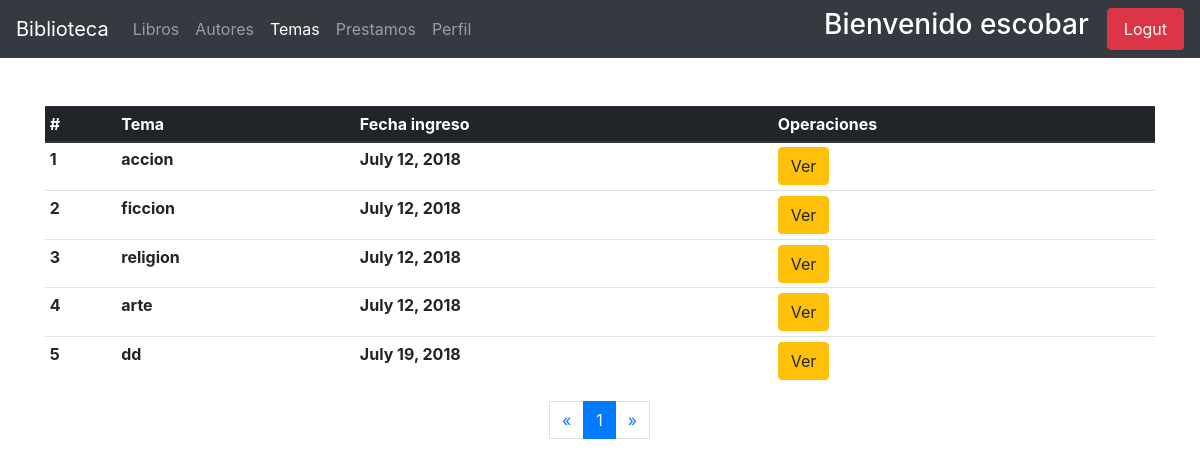
/temas/temas-user/ (signed in), run on the app's committed database.
### usuarios/models.py (models this page shows, shortened)
class User(AbstractUser):
    email = models.EmailField(unique=True)
    adress = models.CharField(max_length=100 , null=True, blank=True)
    celphone = models.PositiveIntegerField(blank=True, null=True)
    gender = models.BooleanField(default=True, choices = [
        (True, 'Male'),
        (False, 'Female'),
    ])
    birth_date = models.DateField(blank=True, null=True)
    cui = models.PositiveIntegerField(blank=True, null=True)
    departamento = models.ForeignKey(Departamento, on_delete=models.PROTECT,blank=True,  null=True)
    municipio = models.ForeignKey(Municipio, on_delete=models.CASCADE, blank=True, null=True)
    zona = models.PositiveIntegerField(_('zona del municipio'), blank=True, null=True)
    escolaridad = models.PositiveIntegerField(_('escolaridad'), default=0, choices=[
        ( 1, 'None' ),
        ( 2, 'Primaria'),
        ( 3,'Basicos'),
        ( 4, 'Diversificado'),
        ( 5, 'Universidad'),
        ( 6, 'Maestria'),
    ])
    establecimiento = models.CharField(_('establecimiento'), max_length=150, blank=True, null=True)
    estado = models.PositiveSmallIntegerField(_('estado'), default=1)
    imagen = models.ImageField(_('perfil'), upload_to='usuarios/avatares/', default='default_avatar.jpg', blank=True, null=True)
    USERNAME_FIELD = 'email'
    REQUIRED_FIELDS = ['username','first_name', 'last_name']

### apps/temas/models.py (models this page shows, shortened)
class Temas(models.Model):
    tema = models.CharField(_('tema'), max_length=200)
    fecha_ingreso = models.DateField(_('fecha_ingreso'), default=now())
    class Meta:
        verbose_name_plural = 'Temas'

### apps/temas/views.py (the view)
# urls.py: path('temas-user/', views.ThemeUserView.as_view(), name='temas-user'),
class ThemeUserView(UserMixin, ListView):
    model = Temas
    context_object_name = 'Temas'
    template_name_suffix = '_list_user'
    paginate_by = 5

### usuarios/mixins.py (called while the page is built)
def _user_mixin(group_name):
    class Mixin(LoginRequiredMixin, UserPassesTestMixin):
        login_url = reverse_lazy('usuarios:index')
        def test_func(self):
            user = self.request.user
            if user.is_superuser:
                return True
            group = Group.objects.get(name=group_name)
            return group in user.groups.all()
    return Mixin

### apps/temas/templates/temas/temas_list_user.html (shortened to what this page needs)
{% extends "base.html" %}
{% block navbar_items %}
    <li class="nav-item ">
        <a class="nav-link" href="{% url 'book:user_index' %}">Libros <span class="sr-only">(current)</span></a>
    </li>
    <li class="nav-item ">
        <a class="nav-link" href="{% url 'autor:autores-user' %}">Autores </a>
    </li>
    <li class="nav-item active">
        <a class="nav-link" href="{% url 'temas:temas-user' %}">Temas </a>
    </li>
    <li class="nav-item">
        <a class="nav-link" href="{% url 'prestamos:prestamos-list' %}">Prestamos</a>
    </li>
    <li class="nav-item">
        <a class="nav-link" href="{% url 'usuarios:user-edit' request.user.id %}">Perfil </a>
    </li>
{% endblock %}
{% block content %}
    <div class="container mt-4">
        <div class="table-responsive">
        <table class="table table-hover mt-4 table-sm" id="table-controller">
            <thead class="thead-dark">
                <tr>
                    <th scope="col"> # </th>
                    <th scope="col"> Tema </th>
                    <th scope="col"> Fecha ingreso </th>
                    <th scope="col"> Operaciones </th>
                    </tr>
            </thead>
            <tbody>
                {% for tema in Temas %}
                    <tr>
                        <th scope="row">{{ forloop.counter }}</th>
                        <th> {{ tema.tema }}</th>
                        <th> {{ tema.fecha_ingreso }} </th>
                        <th> <a href="{% url 'temas:libro-tema' tema.id %}" class="btn btn-warning" >Ver  </a></th>
                    </tr>
                    {% empty %}
                    <div class="container mt-2">
                        <li> No existen temas registrados </li>
                    </div>
                {% endfor %}
            </tbody>
        </table>
    </div>
        <nav aria-label="Page navigation example">
                <ul class="pagination justify-content-center">
                    {% if page_obj.has_previous %}
                        <li class="page-item"> <a href="?page={{ page_obj.previous_page_number }}" class="page-link" aria-label="Previous">&laquo;</a></li>
                    {% else %}
                    <li class="disabled"><span class="page-link">&laquo; </span> </li>
                    {% endif %}
                    {% for i in paginator.page_range %}
                        {% if page_obj.number == i %}
                            <li class="active page-item"><span class="page-link"> {{ i }} <span class="sr-only">current</span></span></li>
                        {% else %}
                            <li class="page-item"><a href="?page={{ i }}" class="page-link"> {{ i }} </a></li>
                        {% endif %}
                    {% endfor %}
                    {% if page_obj.has_next %}
                        <li class="page-item"><a href="?page={{ page_obj.next_page_number }}" class="page-link">&raquo;</a></li>
                    {% else %}
                        <li class="disabled" class="page-item"> <span class="page-link">&raquo;</span> </li>
                    {% endif %}
                </ul>
            </nav>
    </div>
{% endblock %}

### usuarios/templates/base.html (shortened to what this page needs)
{% load static %}
<!DOCTYPE html>
<html lang="en">
<head>
    <link rel="stylesheet" type="text/css" href="https://cdn.datatables.net/v/bs4/dt-1.10.18/datatables.min.css"/>
    <link rel="stylesheet" href="https://use.fontawesome.com/releases/v5.1.0/css/all.css">
    <link rel="stylesheet" href="//code.jquery.com/ui/1.12.1/themes/base/jquery-ui.css">
    <link rel="stylesheet" href="https://stackpath.bootstrapcdn.com/bootstrap/4.1.1/css/bootstrap.min.css">
</head>
<body>
    <nav class="navbar navbar-expand-lg navbar-dark bg-dark">
        <a class="navbar-brand" href="{% url 'usuarios:index' %}">Biblioteca</a>
        <div class="collapse navbar-collapse" id="navbarSupportedContent">
            <ul class="navbar-nav mr-auto">
                {% block navbar_items %}
                {% endblock navbar_items %}
            </ul>
            <form class="form-inline my-2 my-lg-0">
                <h3 style="color: #ffffff"> Bienvenido {{ user.first_name }} </h3>
                <a class='nav-link btn btn-danger text-white' href="{% url 'usuarios:sign_out' %}">Logut</a>
            </form>
        </div>
    </nav>
    {% block content %}
    {% endblock %}
</body>
</html>

### data on the page
User: first_name "escobar"
Temas: tema "accion", fecha_ingreso "July 12, 2018"
Temas: tema "ficcion", fecha_ingreso "July 12, 2018"
Temas: tema "religion", fecha_ingreso "July 12, 2018"
Temas: tema "arte", fecha_ingreso "July 12, 2018"
Temas: tema "dd", fecha_ingreso "July 19, 2018"

### other printed values
{{ i }} "1"
